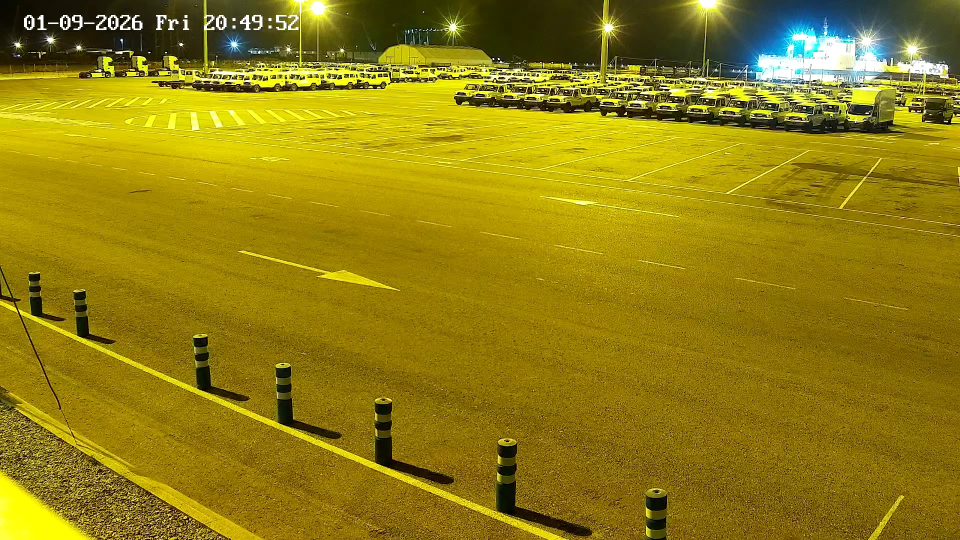
#> input picture test_data_Valte_20260109_195052.jpg, 1920 x 1080 px (shown at 1/2 size)
$ python -i painted_line_detection.py   (imports and definitions only)
#> lines starting #> are read from the running program, lines starting #| are printed output that depends on the picture
"""Painted-line detector for floor markings (parking / apron lines).

Generic Canny+Hough (see :class:`LineDetector`) keys off intensity gradients and
fires on every high-contrast edge in the frame -- shadows, kerbs, vehicle
panels. Painted floor lines have a much more specific signature: they are bright
*and* either white or yellow, narrow, and elongated. This detector exploits that
signature directly:

1. Build a *painted response* image = max(white-top-hat, yellow-response) where
   the white top-hat (morphological) isolates bright structures thinner than a
   small fraction of the image width, and the yellow response ``min(G, R) - B``
   lights up yellow paint that a plain intensity top-hat would miss.
2. Threshold at a high percentile (keep only the brightest painted pixels).
3. Morphologically close to bridge dashes / scuffs.
4. Connected components on the painted mask -> keep only long, strongly
   elongated, line-like components (rejects blobs, text, scuffs, short clutter).
5. Extract each component's centerline by *binning its raw pixels along the
   component's principal axis and taking the mean position per bin*. Averaging
   across the stripe width yields a smooth sub-pixel centerline whose curvature
   is the genuine lens-distortion signal -- not the 1px staircase noise a thinned
   skeleton produces. (A thinned skeleton of a thick painted stripe wanders and
   branches; its per-point curvature is dominated by detection noise, which makes
   the distortion solve diverge or peg. Binning is the proven plumb-line recipe.)

The detector matches the output contract of :class:`LineDetector`: ``detect``
returns objects exposing ``to_camera_line(line_id, image_path, ptz_position)``
producing a :class:`CameraLine` with populated ``edge_pixels``. It is therefore a
drop-in alternative the orchestrator can select.
"""

from __future__ import annotations

import logging
from dataclasses import dataclass
from typing import TYPE_CHECKING

import cv2
import numpy as np

if TYPE_CHECKING:
    from poc_homography.calibration.lens_distortion.models import CameraLine, PTZPosition

logger = logging.getLogger(__name__)

# cv2.ximgproc presence is reported for compatibility, but the centerline is now
# extracted by principal-axis binning (no thinning), so it is not required.
# [5 lines not run here, left out]


@dataclass(frozen=True)
class PaintedLineConfig:
    """Configuration for painted-line detection.

    Attributes:
        tophat_kernel_frac: White top-hat kernel size as a fraction of image
            width (isolates bright structures thinner than this).
        response_percentile: Percentile of the painted response kept as paint.
        close_kernel: Square structuring-element side for the morphological
            close that bridges dashes and small scuffs (pixels).
        min_component_length: Minimum span (pixels) along the component's
            principal axis for it to be considered a line. Long lines span much
            of the frame and carry a measurable distortion bow; short segments
            (car-panel edges, text, scuffs) carry mostly noise.
        min_elongation: Minimum principal-axis aspect ratio (major / minor) for a
            component to count as line-like (rejects blobs and 2-D clutter).
        min_pixels: Minimum raw pixel count for a component to be kept.
        centerline_bins: Number of equal bins along the principal axis; the mean
            pixel position per bin forms the smooth centerline.
        min_bin_pixels: Minimum raw pixels a bin needs to contribute a centerline
            point (averages out stripe width and skeleton jaggedness).
        min_centerline_points: Minimum populated bins (centerline points) a line
            must have; fewer means the bow cannot be measured reliably.
        max_lines: Cap on the number of returned lines (longest kept first).
    """

    tophat_kernel_frac: float = 0.02
    response_percentile: float = 99.0
    close_kernel: int = 5
    # Proven plumb-line thresholds: long, strongly elongated ridges only.
    min_component_length: float = 200.0
    min_elongation: float = 8.0
    min_pixels: int = 150
    centerline_bins: int = 24
    min_bin_pixels: int = 3
    min_centerline_points: int = 10
    max_lines: int = 40

    # [17 lines left out: function __post_init__, not called in this run]


# [64 lines that did not run here, left out]


def _painted_response(image: np.ndarray, kernel_size: int) -> np.ndarray:
    """Compute the painted-line response (max of white top-hat and yellow).

    Args:
        image: Input image (BGR or single-channel).
        kernel_size: White top-hat structuring-element side (odd, pixels).

    Returns:
        A single-channel float32 response image (higher = more paint-like).
    """
    if image.ndim == 3:
        gray = cv2.cvtColor(image, cv2.COLOR_BGR2GRAY)
        b = image[:, :, 0].astype(np.float32)
        g = image[:, :, 1].astype(np.float32)
        r = image[:, :, 2].astype(np.float32)
        yellow = np.minimum(g, r) - b
    else:
        gray = image
        yellow = np.zeros_like(gray, dtype=np.float32)

    ksize = max(3, kernel_size | 1)
    kernel = cv2.getStructuringElement(cv2.MORPH_RECT, (ksize, ksize))
    white = cv2.morphologyEx(gray, cv2.MORPH_TOPHAT, kernel).astype(np.float32)
    return np.maximum(white, np.clip(yellow, 0.0, None))


# [122 lines that did not run here, left out]


__all__ = [
    "HAS_XIMGPROC",
    "PaintedLine",
    "PaintedLineConfig",
    "PaintedLineDetector",
]

>>> import cv2
>>> picture = cv2.imread('../../../test_data_Valte_20260109_195052.jpg', cv2.IMREAD_GRAYSCALE)
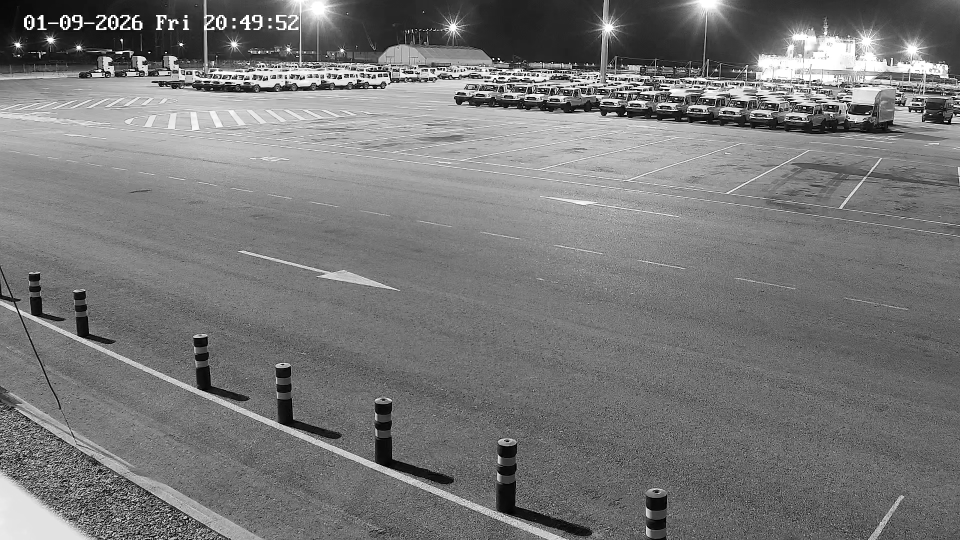
#> picture: shape (1080, 1920) (shown at 1/2 size); min 0, max 255, mean 119.5
#> (the run stopped early here; a loop or call above may not have finished)
